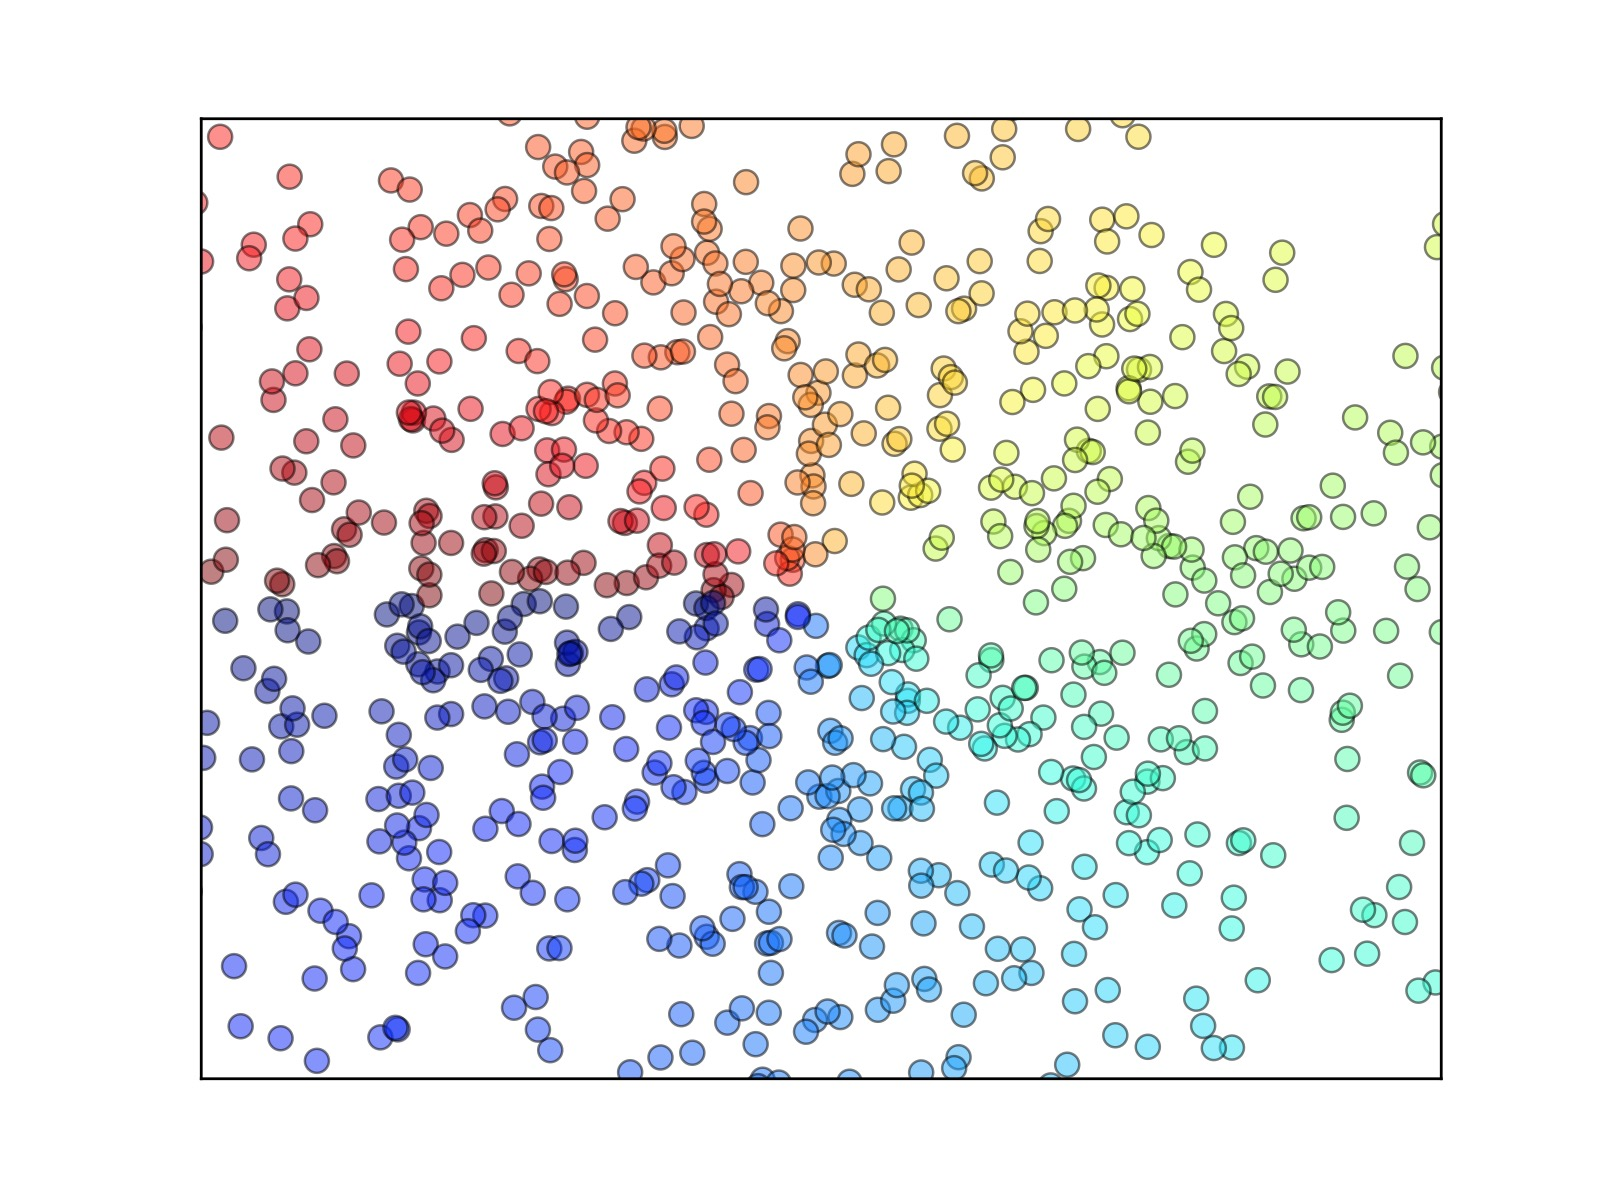

Write the Python code that produced this figure.
#!/usr/bin/env python

import matplotlib.pyplot as plt
import numpy as np

n = 1024
x = np.random.normal(0, 1, n)
y = np.random.normal(0, 1, n)
t = np.arctan2(y, x)

fig, ax = plt.subplots(nrows = 1, ncols = 1)
ax.scatter(x, y, s = 75, c = t, alpha = .5) # s for size, c for color
ax.set_xlim(-1.5, 1.5)
ax.xaxis.set_ticks([])
ax.set_ylim(-1.5, 1.5)
ax.yaxis.set_ticks([])

plt.show()
fig.savefig("../figs/scatter_plot.jpg")
